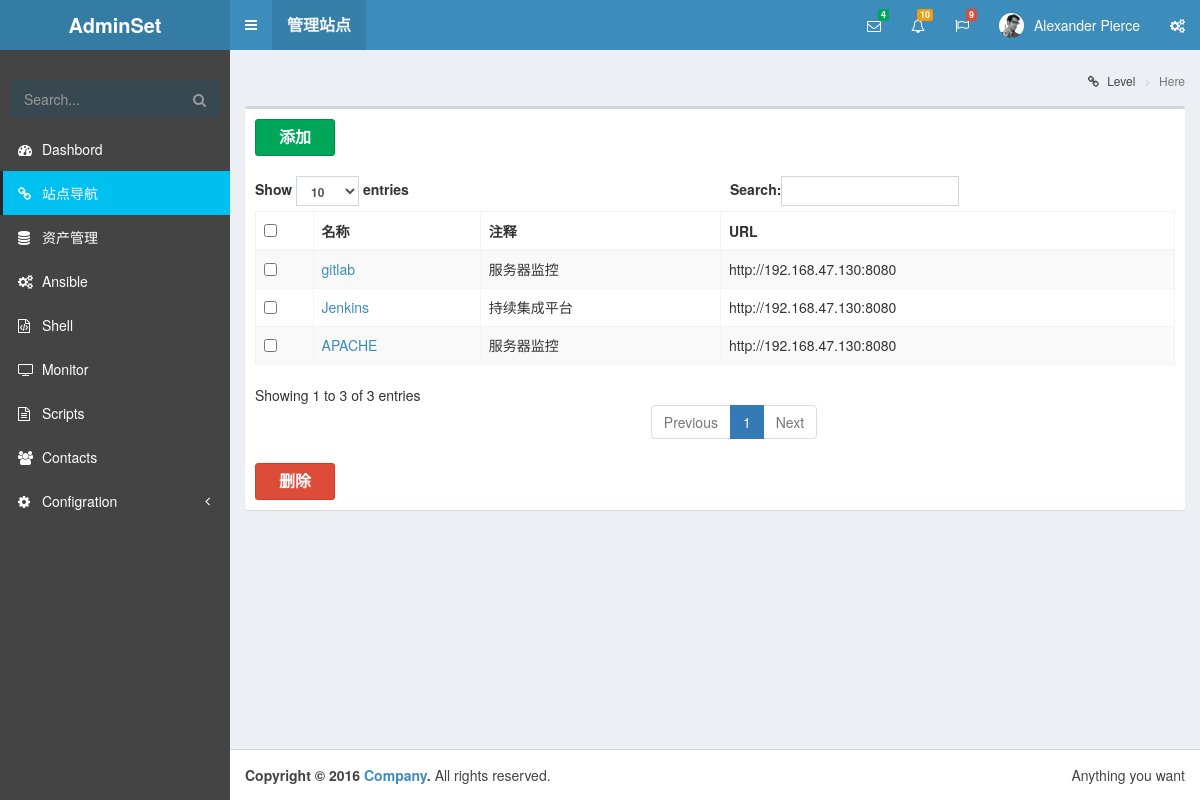
Screenshot of /navi/manage/ with the database file from the repository.
### navi/models.py (models this page shows, shortened)
class navi(models.Model):
    name = models.CharField(u"名称",max_length=50)
    description = models.CharField(u"描述",max_length=50)
    url = models.URLField(u"网址")

### navi/views.py (the view)
def manage(request):
    temp_name = "navi/navi-header.html"
    allnavi = navi.objects.all()
    return render_to_response("navi/manage.html", locals())

### templates/navi/manage.html (shortened to what this page needs)
{% extends 'base.html' %}
{% block content %}
<div class="content-wrapper">
    <section class="content-header">
      <h1>
      </h1>
      <ol class="breadcrumb">
        <li><a href="#"><i class="fa fa-link"></i> Level</a></li>
        <li class="active">Here</li>
      </ol>
    </section>
    <section class="content">
        <form action="{% url 'delete' %}" method="post">
            <div class="box">
                <div class="box-header">
                  <div class="btn-group">
						 <a href="{% url 'add' %}"><li class="btn btn-success" style="width: 60pt;font-size: medium" ><b>添加</b></li></a>
                  </div>
                </div>
                <div class="box-body">
                  <table class="table table-striped table-bordered" id="dataform">
                      <thead>
                        <tr>
                            <th>
                                <input type="checkbox" onclick="checkAll(this, 'item1');" />
                            </th>
                                    <th>名称</th>
                                    <th>注释</th>
                                    <th>URL</th>
                                </tr>
                            </thead>
                            <tbody>
                                {% if allnavi %}
                                {% for navi in allnavi %}
                                    <tr class="even gradeA">
                                        <td><input type="checkbox" id="u_id" class="item1" value="{{ navi.id }}" name="navi_check" /></td>
                                        <td><a href="#"><li style="list-style-type:none" onclick="return tanchu(this.value)" value="{{ navi.id }}">{{ navi.name }}</li></a></td>
                                        <td>{{ navi.description }}</td>
                                        <td>{{ navi.url }}</td>
                                    </tr>
                                {% endfor %}
                                {% else %}
                                    <p>No Item are available.</p>
                                {% endif %}
                            </tbody>
                  </table>
                <div class="btn-group">
						 <button class="btn btn-danger" style="width: 60pt;font-size: medium" onclick="return checkSubmit()"><b>删除</b></button>
                  </div>
                </div>
            </div>
        </form>
    </section>
      </div>
{% endblock %}

### templates/base.html (shortened to what this page needs)
<!DOCTYPE html>
<html>
<head>
    {% include 'link_css.html' %}
</head>
<body class="hold-transition skin-blue sidebar-mini">
<div class="wrapper">
  {% include temp_name %}
  {% include 'main-sidebar.html' %}
    {% block content %}{% endblock %}
  {% include 'footer.html' %}
</div>
</body>
</html>

### templates/link_css.html
  <link rel="stylesheet" href="/static/bootstrap/css/bootstrap.min.css">
  <link rel="stylesheet" href="/static/font-awesome/css/font-awesome.min.css">
  <link rel="stylesheet" href="/static/ionicons/css/ionicons.min.css">
  <link rel="stylesheet" href="/static/dist/css/AdminLTE.min.css">
  <link rel="stylesheet" href="/static/dist/css/skins/skin-blue.css">

### templates/navi/navi-header.html (shortened to what this page needs)
<header class="main-header">
    <a href="{% url 'index' %}" class="logo">
      <span class="logo-lg"><b>AdminSet</b></span>
    </a>
    <nav class="navbar navbar-static-top" role="navigation">
      <a href="#" class="sidebar-toggle" data-toggle="offcanvas" role="button">
      </a>
        <div class="collapse navbar-collapse pull-left" id="navbar-collapse">
          <ul class="nav navbar-nav">
            <li style="font-size: medium"><a href="{% url 'manage' %}"><b>管理站点</b></a></li>
          </ul>
        </div>
      <div class="navbar-custom-menu">
        <ul class="nav navbar-nav">
          <li class="dropdown messages-menu">
            <a href="#" class="dropdown-toggle" data-toggle="dropdown">
              <i class="fa fa-envelope-o"></i>
              <span class="label label-success">4</span>
            </a>
          </li>
          <li class="dropdown notifications-menu">
            <a href="#" class="dropdown-toggle" data-toggle="dropdown">
              <i class="fa fa-bell-o"></i>
              <span class="label label-warning">10</span>
            </a>
          </li>
          <li class="dropdown tasks-menu">
            <a href="#" class="dropdown-toggle" data-toggle="dropdown">
              <i class="fa fa-flag-o"></i>
              <span class="label label-danger">9</span>
            </a>
          </li>
          <li class="dropdown user user-menu">
            <a href="#" class="dropdown-toggle" data-toggle="dropdown">
              <img src="/static/dist/img/user2-160x160.jpg" class="user-image" alt="User Image">
              <span class="hidden-xs">Alexander Pierce</span>
            </a>
          </li>
          <li>
            <a href="#" data-toggle="control-sidebar"><i class="fa fa-gears"></i></a>
          </li>
        </ul>
      </div>
    </nav>
  </header>

### templates/main-sidebar.html (shortened to what this page needs)
<aside class="main-sidebar">
    <section class="sidebar">
      <div class="user-panel">
      </div>
      <form action="#" method="get" class="sidebar-form">
        <div class="input-group">
          <input type="text" name="q" class="form-control" placeholder="Search...">
              <span class="input-group-btn">
                <button type="submit" name="search" id="search-btn" class="btn btn-flat"><i class="fa fa-search"></i>
                </button>
              </span>
        </div>
      </form>
      <ul class="sidebar-menu" id="sidebar-menu">
        <li><a href="{% url 'index' %}"><i class="fa fa-dashboard"></i> <span>Dashbord</span></a></li>
        <li><a href="{% url 'navi' %}"><i class="fa fa-link"></i> <span>站点导航</span></a></li>
        <li><a href="{% url 'cmdb' %}"><i class="fa fa-database"></i> <span>资产管理</span></a></li>
        <li><a href="#"><i class="fa fa-cogs"></i> <span>Ansible</span></a></li>
        <li><a href="#"><i class="fa fa-file-code-o"></i> <span>Shell</span></a></li>
        <li><a href="#"><i class="fa fa-television"></i> <span>Monitor</span></a></li>
        <li><a href="#"><i class="fa fa-file-text-o"></i> <span>Scripts</span></a></li>
        <li><a href="#"><i class="fa fa-users"></i> <span>Contacts</span></a></li>
        <li class="treeview">
          <a href="#"><i class="fa fa-cog"></i> <span>Configration</span>
            <span class="pull-right-container">
              <i class="fa fa-angle-left pull-right"></i>
            </span>
          </a>
        </li>
      </ul>
    </section>
  </aside>

### templates/footer.html
<footer class="main-footer">
    <div class="pull-right hidden-xs">
      Anything you want
    </div>
    <strong>Copyright &copy; 2016 <a href="#">Company</a>.</strong> All rights reserved.
  </footer>

### rows the page displays
navi: {{ navi.id }} 23 (drawn), name "gitlab", description "服务器监控", url "http://192.168.47.130:8080"
navi: {{ navi.id }} 24 (drawn), name "Jenkins", description "持续集成平台", url "http://192.168.47.130:8080"
navi: {{ navi.id }} 25 (drawn), name "APACHE", description "服务器监控", url "http://192.168.47.130:8080"
